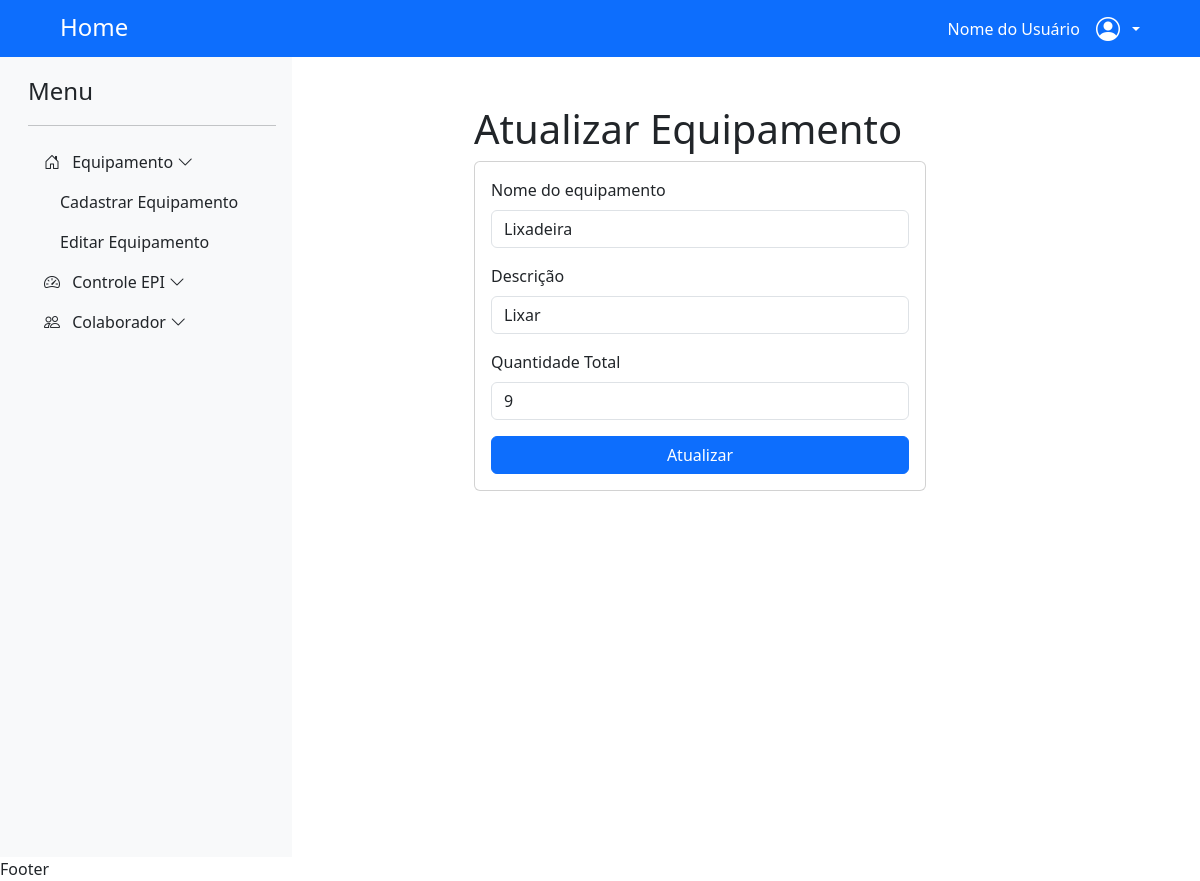
The app's page /atualizar_equipamento/6 with its own data.
### app_emprestimo/models.py (models this page shows)
class EPIModel(models.Model):
    idEPI = models.AutoField(primary_key=True)
    nome = models.CharField(max_length=100)
    descricao = models.TextField()
    quantidade_total = models.IntegerField()

### app_emprestimo/views.py (the view)
# urls.py: path('atualizar_equipamento/<int:idEPI>', views.atualizar_equipamento, name='atualizar_equipamento'),
def atualizar_equipamento(request, idEPI):
    if request.method == 'GET':
        epi = EPIModel.objects.get(idEPI=idEPI)
        return render(request, 'app_emprestimo/pages/atualizar_equipamento.html', context={'epi':epi})
    nome = request.POST.get('nome')
    descricao = request.POST.get('descricao')
    quantidade_total = request.POST.get('quantidade_total')
    EPIModel.objects.filter(idEPI=idEPI).update(nome=nome, descricao=descricao, quantidade_total=quantidade_total)
    return redirect('listar_equipamento')

### app_emprestimo/templates/app_emprestimo/pages/atualizar_equipamento.html (shortened to what this page needs)
{% extends "global/base.html" %}
{% block content %}
<form action="{% url 'atualizar_equipamento' epi.idEPI %}" method="post">
    <div class="container mt-5">
        <div class="row justify-content-center">
            <div class="col-md-6">
                <h1>Atualizar Equipamento</h1>
                <div class="card">
                    <div class="card-body">
                            <div class="mb-3">
                                <label for="campo1" class="form-label">Nome do equipamento</label>
                                <input type="text" class="form-control" name="nome" value="{{ epi.nome }}">
                            </div>
                            <div class="mb-3">
                                <label for="campo2" class="form-label">Descrição</label>
                                <input type="text" class="form-control" name="descricao" value="{{ epi.descricao }}">
                            </div>
                            <div class="mb-3">
                                <label for="campo3" class="form-label">Quantidade Total</label>
                                <input type="number" class="form-control" name="quantidade_total" min="0" value="{{ epi.quantidade_total }}">
                            </div>
                            <div class="d-grid gap-2">
                                <button class="btn btn-primary" type="submit">Atualizar</button>
                            </div>
                    </div>
                </div>
            </div>
        </div>
    </div>
</form>
{% endblock content %}

### records on screen
EPIModel: nome "Lixadeira", descricao "Lixar", quantidade_total "9"
